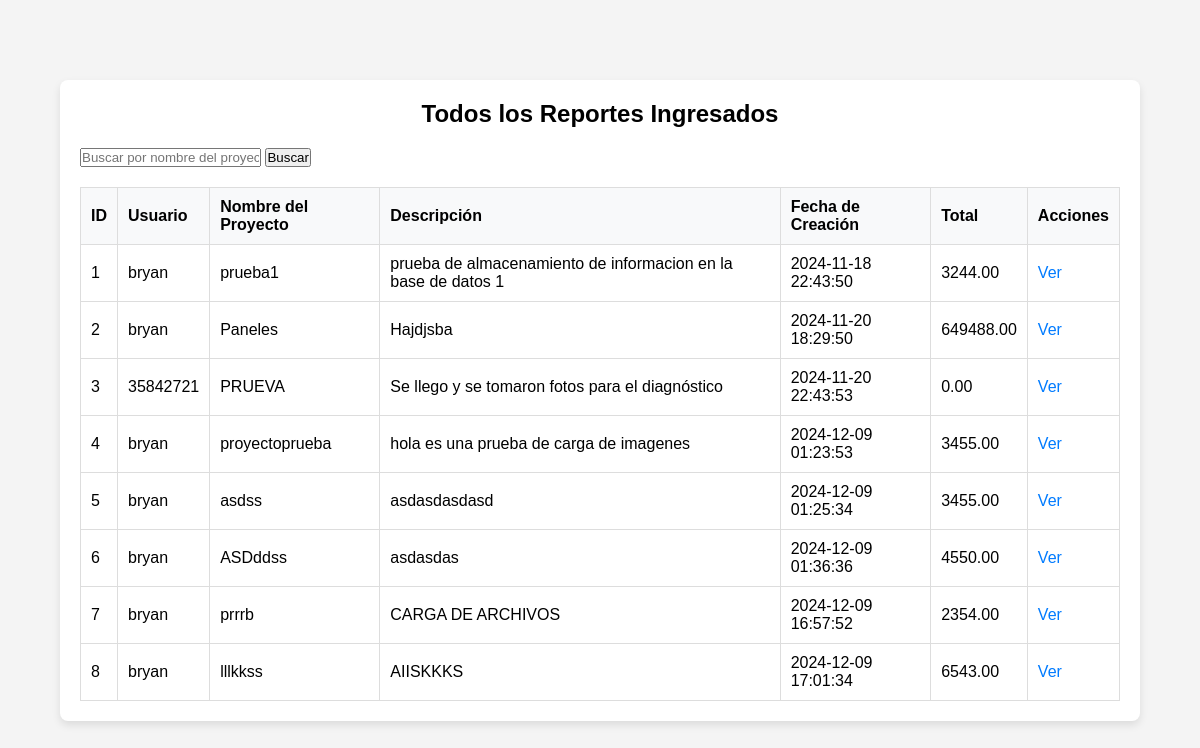
The app's page /ver_reportes.php with its own data.
### tables this page shows
CREATE TABLE `reportes` (
  `id` int(11) NOT NULL,
  `usuario_id` int(11) NOT NULL,
  `nombre_proyecto` varchar(255) NOT NULL,
  `descripcion` text DEFAULT NULL,
  `fecha_creacion` datetime NOT NULL,
  `total` decimal(10,2) NOT NULL,
  `documentos` text DEFAULT NULL,
  `imagenes` text DEFAULT NULL
);

CREATE TABLE `usuarios` (
  `id` int(11) NOT NULL,
  `username` varchar(100) NOT NULL,
  `password` varchar(255) NOT NULL,
  `role` enum('admin','usuario') NOT NULL
);

### ver_reportes.php (the view, shortened to what this page needs)
<?php
require 'db.php';
try {
    $search = isset($_GET['search']) ? trim($_GET['search']) : '';
    if ($search) {
        $stmt = $pdo->prepare("SELECT reportes.id, usuarios.username, reportes.nombre_proyecto, reportes.descripcion, reportes.fecha_creacion, reportes.total
                               FROM reportes
                               JOIN usuarios ON reportes.usuario_id = usuarios.id
                               WHERE reportes.nombre_proyecto LIKE :search OR reportes.descripcion LIKE :search");
        $stmt->execute(['search' => "%$search%"]);
    } else {
        $stmt = $pdo->query("SELECT reportes.id, usuarios.username, reportes.nombre_proyecto, reportes.descripcion, reportes.fecha_creacion, reportes.total
                             FROM reportes
                             JOIN usuarios ON reportes.usuario_id = usuarios.id");
    }
    $reportes = $stmt->fetchAll(PDO::FETCH_ASSOC);
} catch (Exception $e) {
    $reportes = [];
    error_log("Error en la consulta de reportes: " . $e->getMessage());
}
?>
<!DOCTYPE html>
<html lang="es">
<head>
    <link rel="stylesheet" href="styles.css">
</head>
<body>
    <div class="container">
        <h2>Todos los Reportes Ingresados</h2>
        <form method="get" action="ver_reportes.php" class="search-form">
            <input type="text" name="search" placeholder="Buscar por nombre del proyecto o descripción..." value="<?php echo htmlspecialchars($search); ?>">
            <button type="submit">Buscar</button>
        </form>
        <?php if (!empty($reportes)): ?>
        <table>
            <thead>
                <tr>
                    <th>ID</th>
                    <th>Usuario</th>
                    <th>Nombre del Proyecto</th>
                    <th>Descripción</th>
                    <th>Fecha de Creación</th>
                    <th>Total</th>
                    <th>Acciones</th>
                </tr>
            </thead>
            <tbody>
                <?php foreach ($reportes as $reporte): ?>
                <tr>
                    <td><?php echo htmlspecialchars($reporte['id']); ?></td>
                    <td><?php echo htmlspecialchars($reporte['username']); ?></td>
                    <td><?php echo htmlspecialchars($reporte['nombre_proyecto']); ?></td>
                    <td><?php echo htmlspecialchars($reporte['descripcion']); ?></td>
                    <td><?php echo htmlspecialchars($reporte['fecha_creacion']); ?></td>
                    <td><?php echo htmlspecialchars($reporte['total']); ?></td>
                    <td>
                        <a href="ver_reporte.php?id=<?php echo $reporte['id']; ?>">Ver</a>
                    </td>
                </tr>
                <?php endforeach; ?>
            </tbody>
        </table>
        <?php else: ?>
        <p>No se encontraron reportes.</p>
        <?php endif; ?>
    </div>
</body>
</html>

### styles.css (style rules this page uses)
* { margin: 0; padding: 0; box-sizing: border-box; }
body { font-family: Arial, sans-serif; background-color: #f0f2f5; display: flex; justify-content: center; align-items: center; height: 100vh; }
body { font-family: Arial, sans-serif; background-color: #f4f4f4; margin: 0; padding: 0; }
.container { width: 90%; margin: 20px auto; background-color: #fff; padding: 20px; border-radius: 8px; box-shadow: 0 4px 8px rgba(0, 0, 0, 0.1); }
h2 { text-align: center; margin-bottom: 20px; }
table { width: 100%; border-collapse: collapse; margin-top: 20px; }
table, th, td { border: 1px solid #ddd; }
th, td { padding: 10px; text-align: left; }
th { background-color: #f8f9fa; }
a { color: #007bff; text-decoration: none; }

### records on screen
reportes: id "1", usuario.username "bryan", nombre_proyecto "prueba1", descripcion "prueba de almacenamiento de informacion en la base de datos 1", fecha_creacion "2024-11-18 22:43:50", total "3244.00"
reportes: id "2", usuario.username "bryan", nombre_proyecto "Paneles", descripcion "Hajdjsba", fecha_creacion "2024-11-20 18:29:50", total "649488.00"
reportes: id "3", usuario.username "35842721", nombre_proyecto "PRUEVA", descripcion "Se llego y se tomaron fotos para el diagnóstico", fecha_creacion "2024-11-20 22:43:53", total "0.00"
reportes: id "4", usuario.username "bryan", nombre_proyecto "proyectoprueba", descripcion "hola es una prueba de carga de imagenes", fecha_creacion "2024-12-09 01:23:53", total "3455.00"
reportes: id "5", usuario.username "bryan", nombre_proyecto "asdss", descripcion "asdasdasdasd", fecha_creacion "2024-12-09 01:25:34", total "3455.00"
reportes: id "6", usuario.username "bryan", nombre_proyecto "ASDddss", descripcion "asdasdas", fecha_creacion "2024-12-09 01:36:36", total "4550.00"
reportes: id "7", usuario.username "bryan", nombre_proyecto "prrrb", descripcion "CARGA DE ARCHIVOS", fecha_creacion "2024-12-09 16:57:52", total "2354.00"
reportes: id "8", usuario.username "bryan", nombre_proyecto "lllkkss", descripcion "AIISKKKS", fecha_creacion "2024-12-09 17:01:34", total "6543.00"
